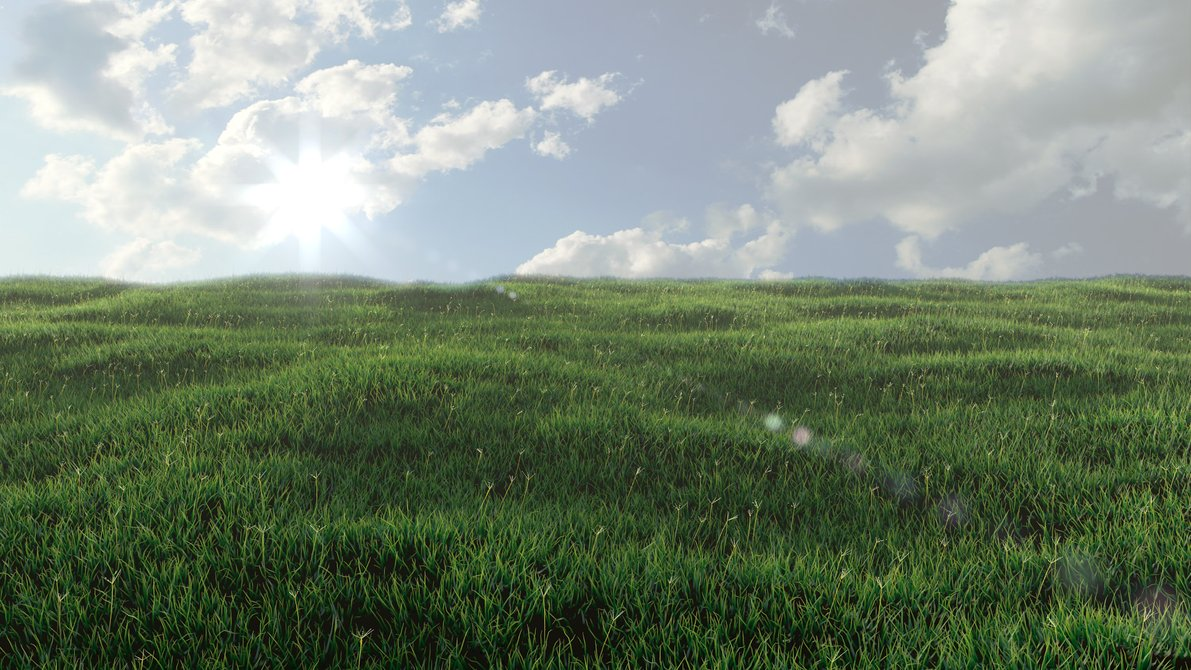
%> input picture (Advanced) Multimedia Information Processing and Communications/07 (16) Digital Image Filters/Images/meadow.png, 1191 x 670 px
$ octave median.m   (GNU Octave 9; MATLAB toolbox functions it lacks are replaced by stand-ins)
%> lines starting %> are read from the running program, lines starting %| are printed output that depends on the picture
%clearing
clc
clear all
close all

%loading image and using noise on image to show how filter works

A = imread('meadow.png');
%> A is the input picture: size 670x1191x3 uint8; mean R, G, B 117.8, 132.7, 113.7
noise = imnoise(A,'salt & pepper',0.2);
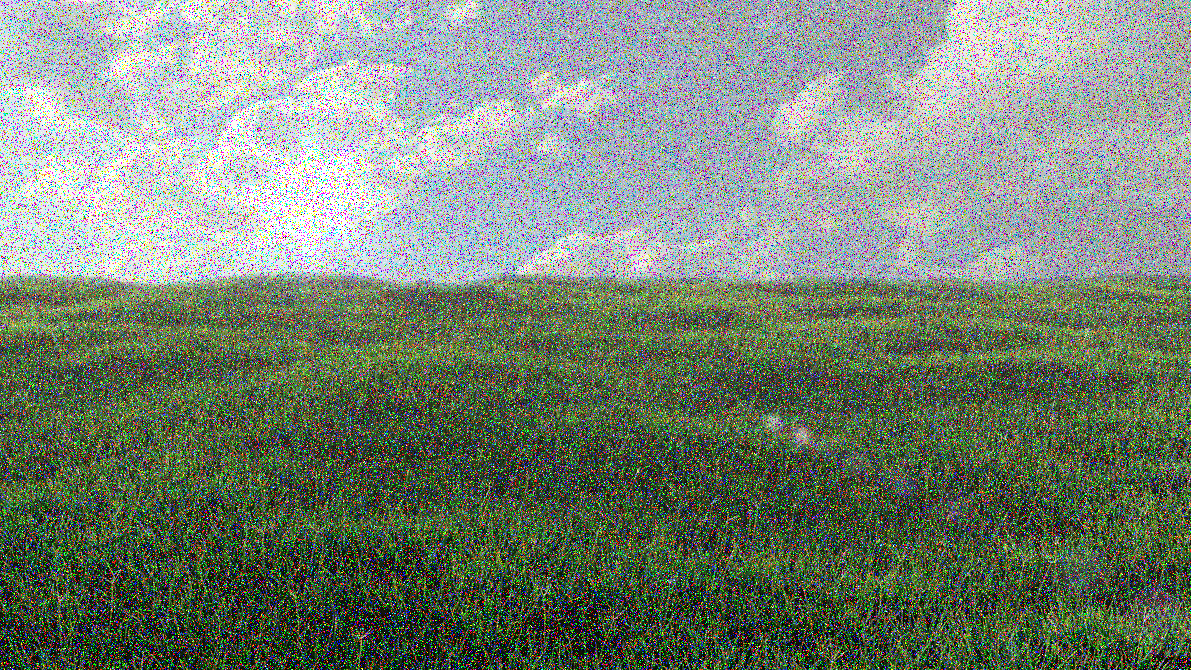
%> noise: size 670x1191x3 uint8; mean R, G, B 119.8, 131.6, 116.5

% We need to use filter for each channel separately
r = medfilt2(noise(:, :, 1), [3 3]);
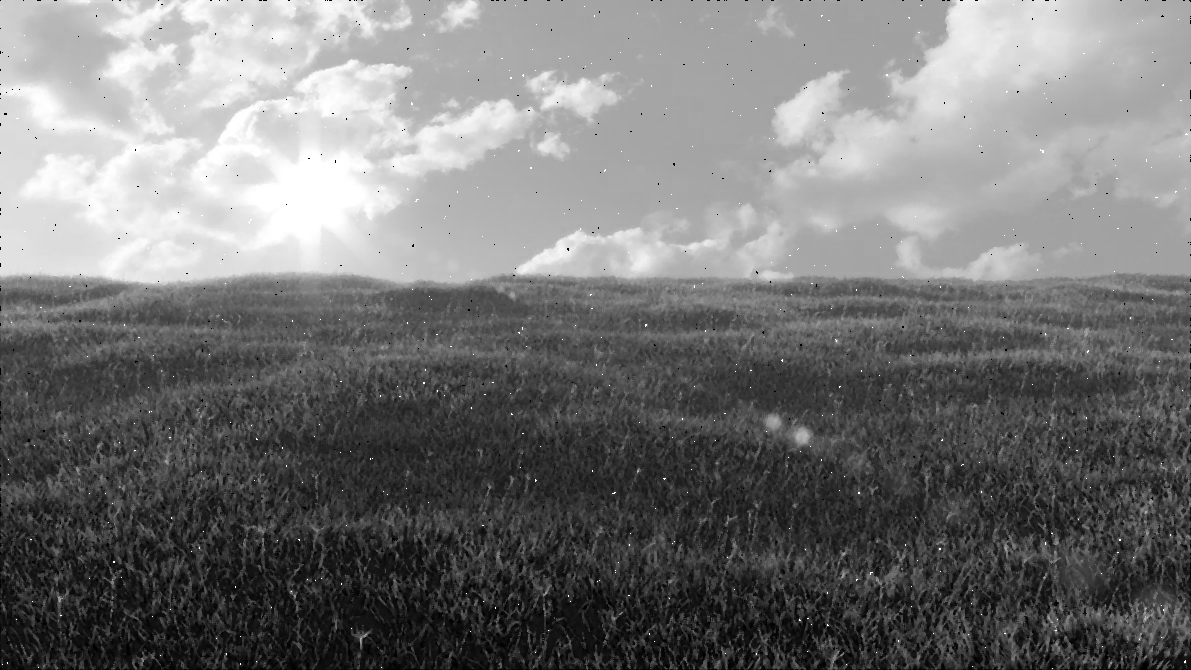
%> r: size 670x1191 uint8; min 0, max 255, mean 117.5
g = medfilt2(noise(:, :, 2), [3 3]);
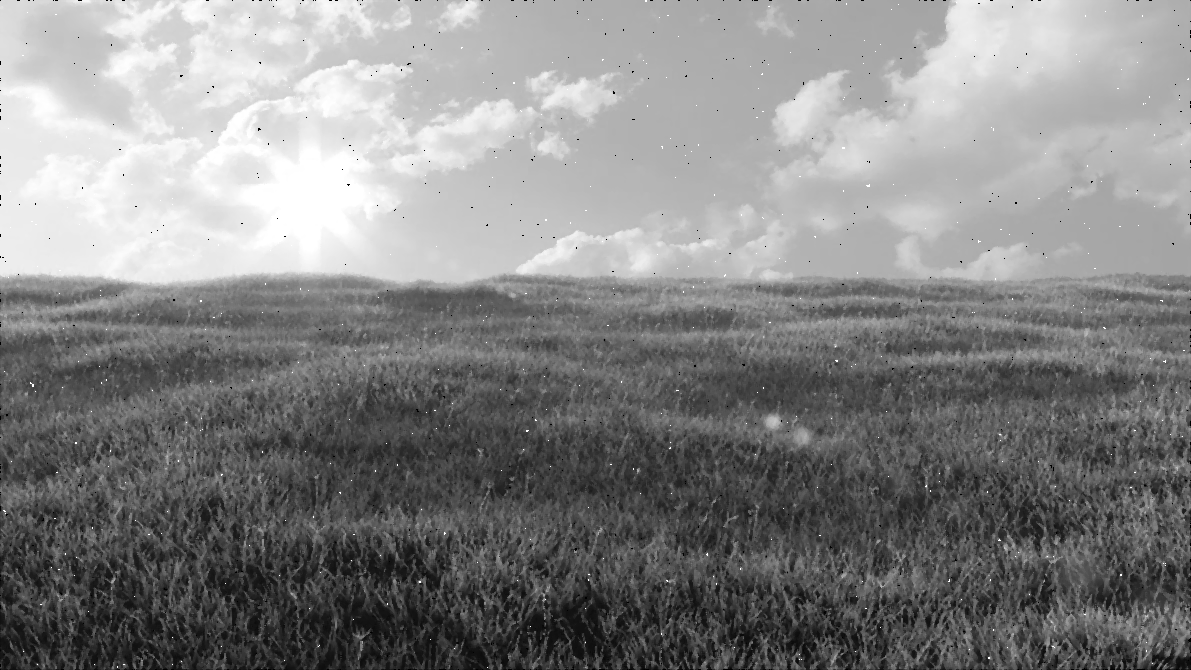
%> g: size 670x1191 uint8; min 0, max 255, mean 132.3
b = medfilt2(noise(:, :, 3), [3 3]);
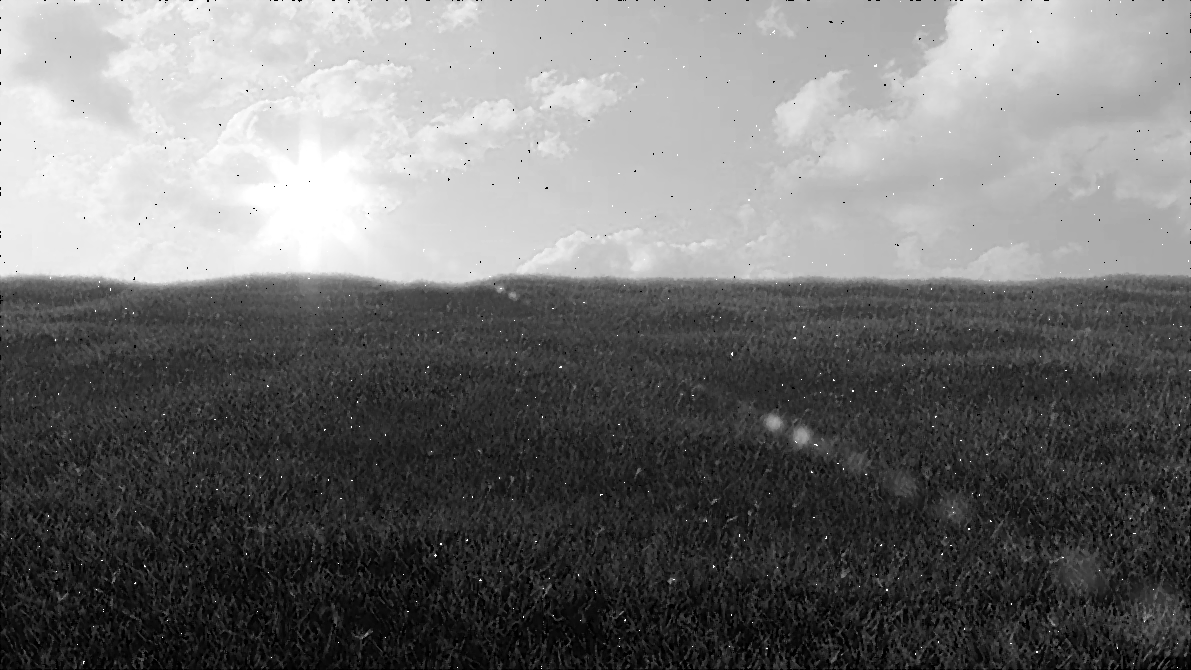
%> b: size 670x1191 uint8; min 0, max 255, mean 113.3

% We need to reconstruct the image from separated channels
A1 = cat(3, r, g, b);

figure
subplot(131);imshow(A);title('original');
subplot(132);imshow(noise);title('with noise');
subplot(133);imshow(A1);title('after median filter');

$ run again, with (Advanced) Multimedia Information Processing and Communications/07 (16) Digital Image Filters/Images/black.png copied over (Advanced) Multimedia Information Processing and Communications/07 (16) Digital Image Filters/Images/meadow.png
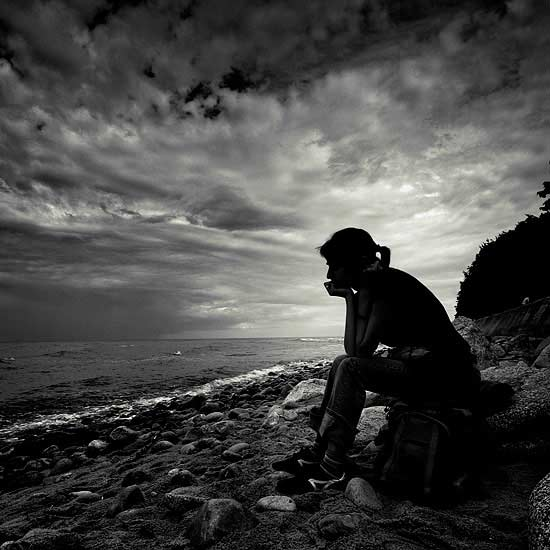
%> input picture (Advanced) Multimedia Information Processing and Communications/07 (16) Digital Image Filters/Images/black.png, 550 x 550 px
%> A is the input picture: size 550x550x3 uint8; mean R, G, B 71.2, 71.4, 70.2
%> `noise = imnoise(A,'salt & pepper',0.2);`:
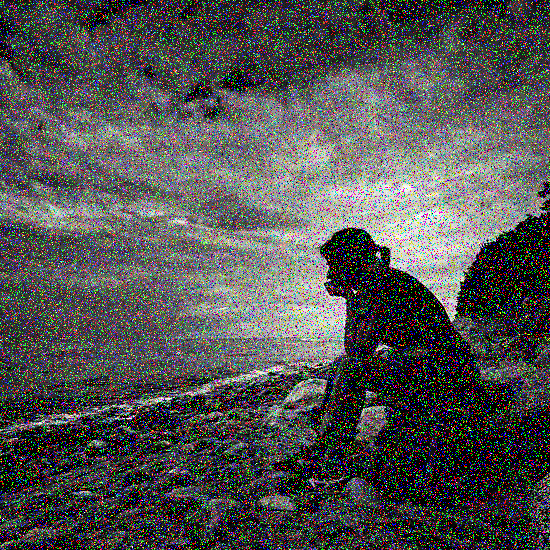
%> noise: size 550x550x3 uint8; mean R, G, B 82.5, 82.6, 81.8
%> `A1 = cat(3, r, g, b);`:
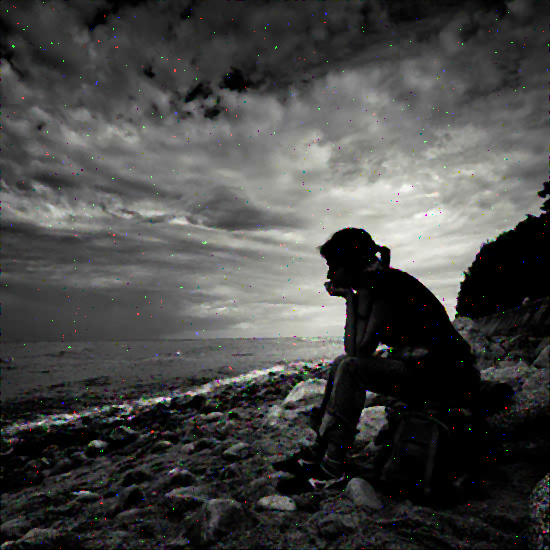
%> A1: size 550x550x3 uint8; mean R, G, B 70.8, 71, 69.8
